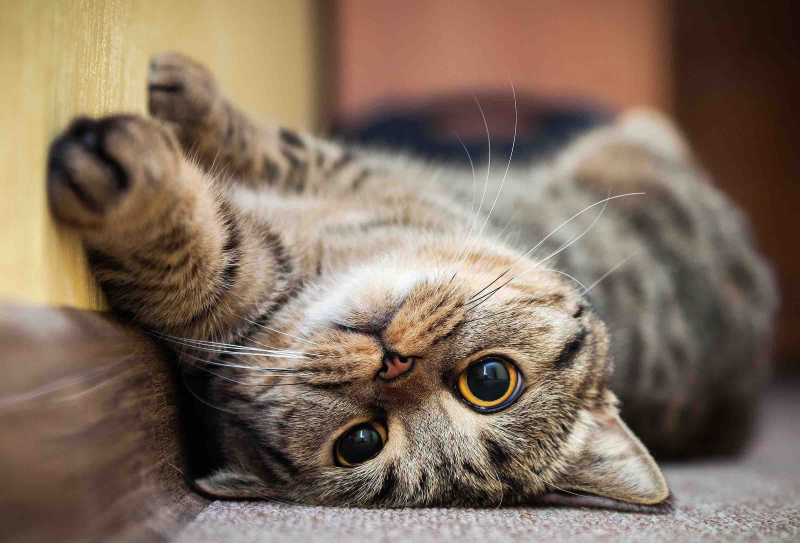
#> input picture cute_cat.jpeg, 2400 x 1628 px (shown at 1/3 size)
$ python masking.py
#> lines starting #> are read from the running program, lines starting #| are printed output that depends on the picture; after the words box and inside, x2 and y2 are one past the last pixel; in counts of white or black regions, pixels touching at a corner belong together
import cv2 as cv
import numpy as np

img = cv.imread('cute_cat.jpeg')
#> img is the input picture: shape (1628, 2400, 3); mean B, G, R 95.1, 111.1, 130.1
blank = np.zeros(img.shape[:2], dtype='uint8')

mask = cv.circle(
    blank, (img.shape[1]//2 + 75, img.shape[0]//2 + 320), 400, 255, -1)
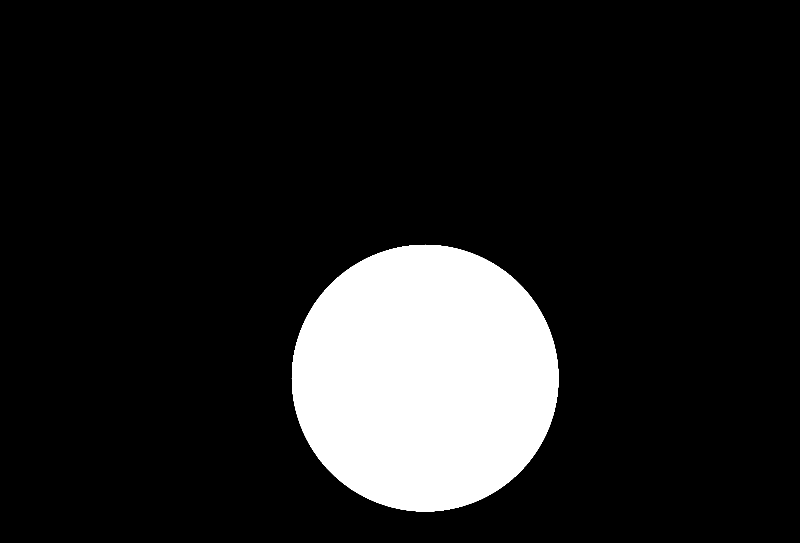
#> blank: shape (1628, 2400) (shown at 1/3 size); 12.9% white; 1 white region, box (x1, y1, x2, y2) and area: (875, 734, 1676, 1535) 502625

masked_img = cv.bitwise_and(img, img, mask=mask)
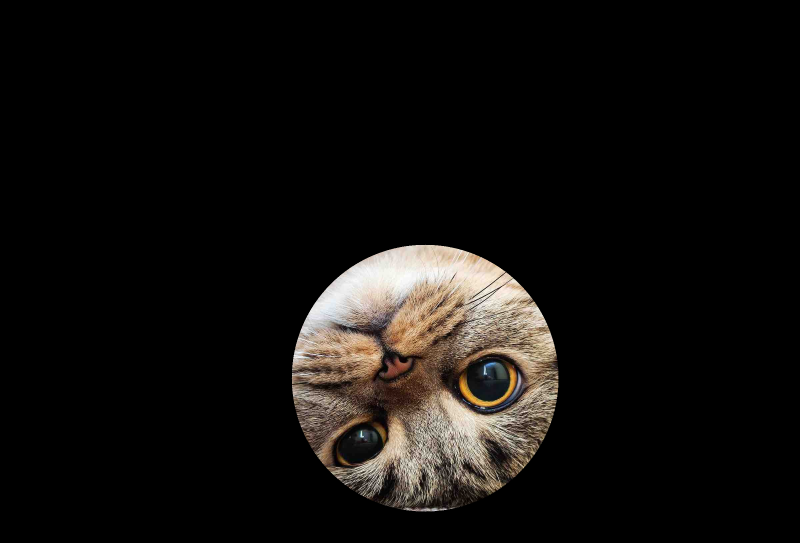
#> masked_img: shape (1628, 2400, 3) (shown at 1/3 size); mean B, G, R 13.9, 15.9, 18
cv.imshow('Masked Image', masked_img)

cv.waitKey(0)
